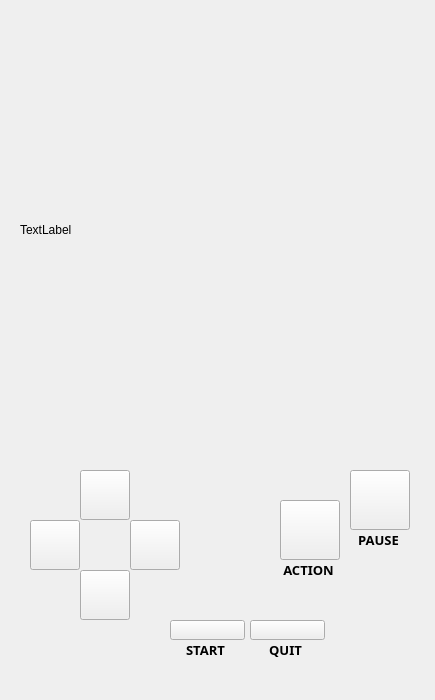
<?xml version="1.0" encoding="UTF-8"?>
<ui version="4.0">
 <class>MainWindow</class>
 <widget class="QMainWindow" name="MainWindow">
  <property name="geometry">
   <rect>
    <x>0</x>
    <y>0</y>
    <width>435</width>
    <height>700</height>
   </rect>
  </property>
  <property name="windowTitle">
   <string>MainWindow</string>
  </property>
  <widget class="QWidget" name="centralwidget">
   <widget class="QPushButton" name="ButtonUp">
    <property name="geometry">
     <rect>
      <x>80</x>
      <y>470</y>
      <width>50</width>
      <height>50</height>
     </rect>
    </property>
    <property name="text">
     <string/>
    </property>
   </widget>
   <widget class="QPushButton" name="ButtonLeft">
    <property name="geometry">
     <rect>
      <x>30</x>
      <y>520</y>
      <width>50</width>
      <height>50</height>
     </rect>
    </property>
    <property name="text">
     <string/>
    </property>
   </widget>
   <widget class="QPushButton" name="ButtonDown">
    <property name="geometry">
     <rect>
      <x>80</x>
      <y>570</y>
      <width>50</width>
      <height>50</height>
     </rect>
    </property>
    <property name="text">
     <string/>
    </property>
   </widget>
   <widget class="QPushButton" name="ButtonRight">
    <property name="geometry">
     <rect>
      <x>130</x>
      <y>520</y>
      <width>50</width>
      <height>50</height>
     </rect>
    </property>
    <property name="text">
     <string/>
    </property>
   </widget>
   <widget class="QPushButton" name="ButtonAction">
    <property name="geometry">
     <rect>
      <x>280</x>
      <y>500</y>
      <width>60</width>
      <height>60</height>
     </rect>
    </property>
    <property name="text">
     <string/>
    </property>
   </widget>
   <widget class="QPushButton" name="ButtonPause">
    <property name="geometry">
     <rect>
      <x>350</x>
      <y>470</y>
      <width>60</width>
      <height>60</height>
     </rect>
    </property>
    <property name="text">
     <string/>
    </property>
   </widget>
   <widget class="QPushButton" name="ButtonStart">
    <property name="geometry">
     <rect>
      <x>170</x>
      <y>620</y>
      <width>75</width>
      <height>20</height>
     </rect>
    </property>
    <property name="text">
     <string/>
    </property>
   </widget>
   <widget class="QPushButton" name="ButtonEnd">
    <property name="geometry">
     <rect>
      <x>250</x>
      <y>620</y>
      <width>75</width>
      <height>20</height>
     </rect>
    </property>
    <property name="text">
     <string/>
    </property>
   </widget>
   <widget class="QLabel" name="matrix">
    <property name="geometry">
     <rect>
      <x>20</x>
      <y>20</y>
      <width>400</width>
      <height>420</height>
     </rect>
    </property>
    <property name="text">
     <string>TextLabel</string>
    </property>
   </widget>
   <widget class="QLabel" name="LabelAction">
    <property name="geometry">
     <rect>
      <x>278</x>
      <y>560</y>
      <width>61</width>
      <height>20</height>
     </rect>
    </property>
    <property name="font">
     <font>
      <family>Montserrat Black</family>
      <pointsize>10</pointsize>
      <italic>false</italic>
      <bold>true</bold>
     </font>
    </property>
    <property name="text">
     <string>ACTION</string>
    </property>
    <property name="alignment">
     <set>Qt::AlignCenter</set>
    </property>
   </widget>
   <widget class="QLabel" name="LabelPause">
    <property name="geometry">
     <rect>
      <x>348</x>
      <y>530</y>
      <width>61</width>
      <height>20</height>
     </rect>
    </property>
    <property name="font">
     <font>
      <family>Montserrat Black</family>
      <pointsize>10</pointsize>
      <italic>false</italic>
      <bold>true</bold>
     </font>
    </property>
    <property name="text">
     <string>PAUSE</string>
    </property>
    <property name="alignment">
     <set>Qt::AlignCenter</set>
    </property>
   </widget>
   <widget class="QLabel" name="LabelQuit">
    <property name="geometry">
     <rect>
      <x>250</x>
      <y>640</y>
      <width>71</width>
      <height>20</height>
     </rect>
    </property>
    <property name="font">
     <font>
      <family>Montserrat Black</family>
      <pointsize>10</pointsize>
      <bold>true</bold>
     </font>
    </property>
    <property name="text">
     <string>QUIT</string>
    </property>
    <property name="alignment">
     <set>Qt::AlignCenter</set>
    </property>
   </widget>
   <widget class="QLabel" name="LabelStart">
    <property name="geometry">
     <rect>
      <x>170</x>
      <y>640</y>
      <width>71</width>
      <height>20</height>
     </rect>
    </property>
    <property name="font">
     <font>
      <family>Montserrat Black</family>
      <pointsize>10</pointsize>
      <bold>true</bold>
     </font>
    </property>
    <property name="text">
     <string>START</string>
    </property>
    <property name="alignment">
     <set>Qt::AlignCenter</set>
    </property>
   </widget>
   <widget class="QLabel" name="LabelStatus">
    <property name="geometry">
     <rect>
      <x>245</x>
      <y>180</y>
      <width>181</width>
      <height>61</height>
     </rect>
    </property>
    <property name="font">
     <font>
      <family>Montserrat Black</family>
      <pointsize>14</pointsize>
      <bold>true</bold>
     </font>
    </property>
    <property name="text">
     <string/>
    </property>
   </widget>
   <widget class="QLabel" name="LabelGame">
    <property name="geometry">
     <rect>
      <x>245</x>
      <y>13</y>
      <width>181</width>
      <height>131</height>
     </rect>
    </property>
    <property name="font">
     <font>
      <family>Montserrat Black</family>
      <pointsize>14</pointsize>
      <bold>true</bold>
     </font>
    </property>
    <property name="text">
     <string/>
    </property>
    <property name="alignment">
     <set>Qt::AlignLeading|Qt::AlignLeft|Qt::AlignTop</set>
    </property>
   </widget>
  </widget>
 </widget>
 <resources/>
 <connections/>
</ui>
